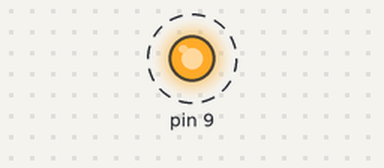
The sketch below on a simulated Arduino Uno, built with avr-gcc and run on an emulated ATmega328P. On the bench: output pins drawn as LEDs (lit = HIGH). Dashed ring = blinking.

Above: at 0.5 s.
Timing chart, 0 to 4.6 s (numbered marks = the images above):
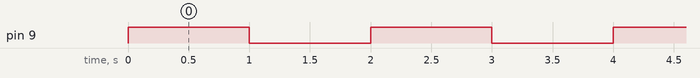

Measured:
- by itself, pin 9: alternates HIGH for 1.0 s and LOW for 1.0 s

The sketch:

blink_C.ino
```cpp
#include <avr/io.h>
#include <util/delay.h>

int main(void) {
  // Настраиваем пин PB1 на выход
  DDRB |= (1 << PB1);

  while (1) {
    // Инвертируем бит PB1 (мигание)
    PORTB ^= (1 << PB1);
    _delay_ms(1000);
  }
}
```
